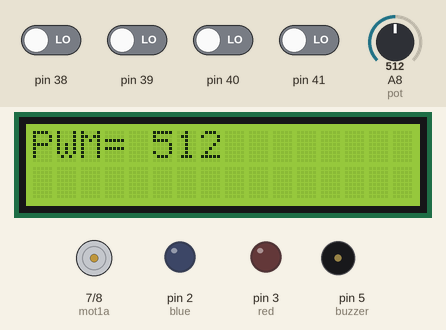
Simulated run of this sketch. Board: Arduino Mega 2560, built with avr-gcc and run on an emulated ATmega2560. Parts: 16×2 character LCD, motor-driver pin pairs drawn as motors (green arrow = first pin HIGH = forward, orange = second pin HIGH = backward, longer = more drive, scaled by the enable pin), output pins drawn as LEDs (lit = HIGH), buzzer (waves = sounding, pin HIGH). Inputs (shaded band) come from the test bench; at power-on: pin 38–41 LOW, A8 (pot) = 512.

Above: at 1.2 s.
1.3 s: pin 38 driven HIGH
At 1.7 s:
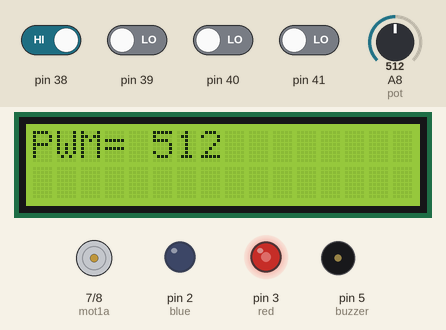
2.8 s: A8 (pot) set to 716
At 4.0 s:
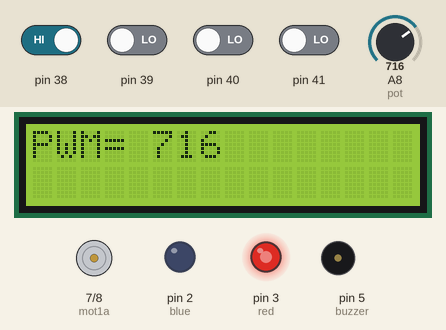
4.3 s: A8 (pot) set to 11
At 4.9 s:
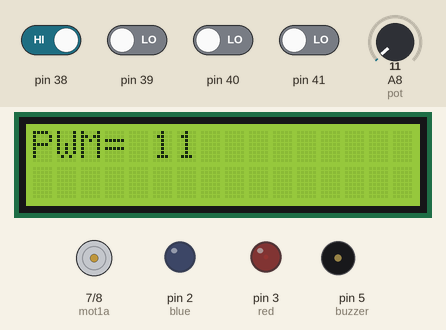
5.8 s: A8 (pot) set to 8
At 6.9 s:
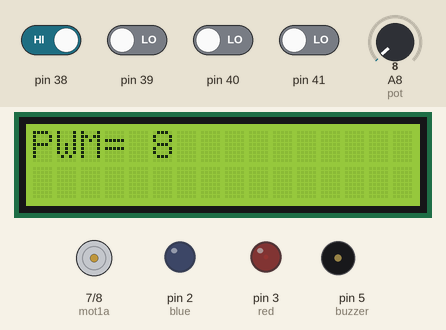
7.3 s: pin 39 driven HIGH
At 7.5 s:
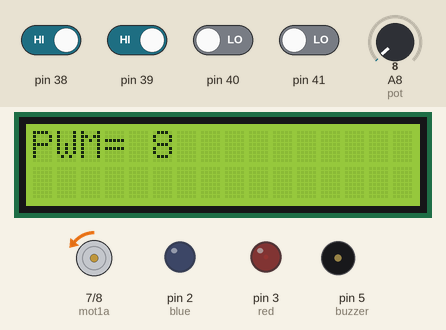
9.5 s: pin 40 driven HIGH
At 9.7 s:
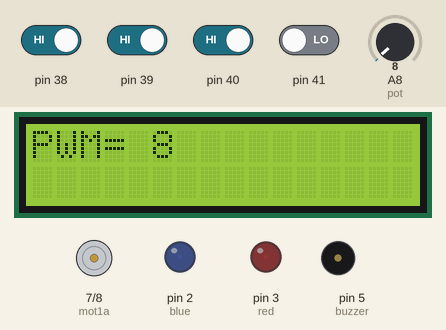
Timing chart, 0 to 12.5 s (numbered marks = the images above; inputs shaded):
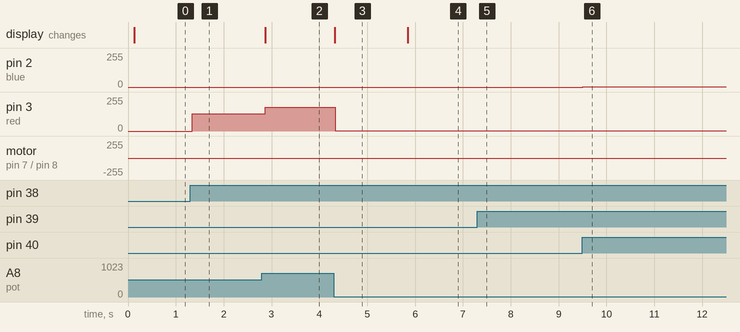

Measured:
- after the input at 1.3 s, pin 3 (red): 0/255 → 128/255 at once
- after the input at 2.8 s, pin 3 (red): 128/255 → 179/255 after 0.07 s; the display: changes after 0.07 s (image 2)
- after the input at 4.3 s, pin 3 (red): 179/255 → 2/255 at once; the display: changes at once (image 3)
- after the input at 5.8 s, the display: changes after 0.05 s (image 4)
- after the input at 7.3 s, motor on pin 7 (mot1a) / pin 8 (mot1b): stopped → backward 1/255 at once
- after the input at 9.5 s, pin 2 (blue): 0/255 → 2/255 at once; motor on pin 7 (mot1a) / pin 8 (mot1b): backward 1/255 → stopped at once

The sketch:

DENEY13-PWM-RGBLED.ino
```cpp
/*
ArduKIT & PWM Uygulaması
PWM sinyali ile RGB led kontrolü ve
buzzer ses şiddeti ayarlanmaktadır
Potansiyometre üzerinden okunan değer
karakter LCD ekranda gösterilmekte ve
bu değer 4 e bölünerek 0-255 arasında
PWM değeri oluşturulmaktadır.
Basılan butona göre (38-39-40-41) PWM
değeri farklı bir analog çıkışa yönlendirilir.
 */

// include the library code:
#include <LiquidCrystal.h>

// initialize the library with the numbers of the interface pins
LiquidCrystal lcd(36, 37, 26, 27, 28, 29);
int pot=A8;
int red=3;
int green=4;
int blue=2;
int buzzer=5;
int mot1a=7;
int mot1b=8;
int analogdeger=0;
//const int butonlar[]={38,39,40,41};
void setup() {
  // set up the LCD's number of columns and rows:
  lcd.begin(16, 2);
  // Print a message to the LCD.
  lcd.print("   GNDKITS");
  pinMode(38, INPUT);
  pinMode(39, INPUT);
  pinMode(40, INPUT);
  pinMode(41, INPUT);
  pinMode(mot1a, OUTPUT);
  pinMode(mot1b, OUTPUT);
}

void loop() {
  // Turn off the display:
  lcd.begin(16, 2);
  lcd.print("PWM= ");
 analogdeger=analogRead(pot);
 lcd.print(analogdeger);
 if(digitalRead (38)){
  analogWrite(mot1a, analogdeger/4);
      delay(2);
   analogWrite(mot1b, 0);
      delay(2);
       analogWrite(red, analogdeger/4);
  delay(2);

 }
  if(digitalRead (39)){
  analogWrite(mot1b, analogdeger/4);
      delay(2);
   analogWrite(mot1a, 0);
      delay(2);

  analogWrite(green, analogdeger/4);
  delay(2);


 }
  if(digitalRead (40)){
  analogWrite(mot1a, 0);
      delay(2);
   analogWrite(mot1b, 0);
      delay(2);
        analogWrite(blue, analogdeger/4);
   delay(2);
              analogWrite(buzzer, 0);
   delay(2);

 }
 if(digitalRead (41)){
  analogWrite(red, 0);
  delay(2);
   analogWrite(green, 0);
  delay(2);
  analogWrite(blue, 0);
   delay(2);
           analogWrite(buzzer, analogdeger/4);
   delay(2);

 }

}
```
